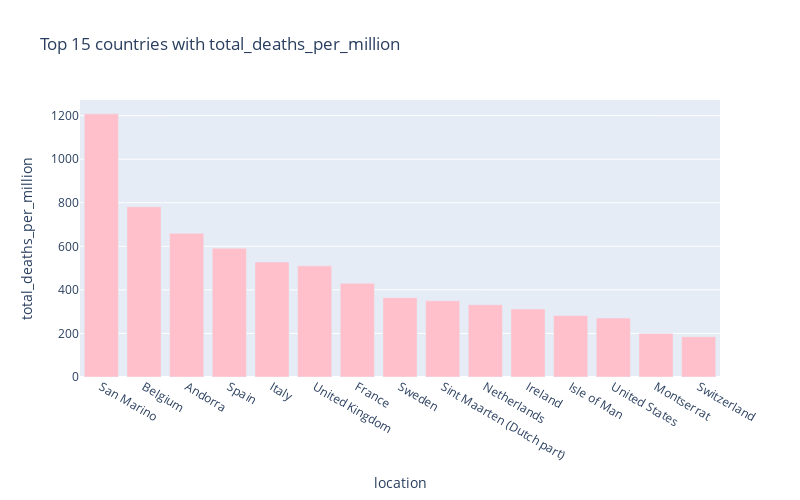

Notebook source saved alongside this figure:
### Markdown cell above
## Analysing aged_65_older and total_deaths_per_million

### Code cell
sorted_country_df = data.sort_values('total_deaths_per_million', ascending= False)
px.bar(
    sorted_country_df.head(15),
    x = "location",
    y = "total_deaths_per_million",
    title= "Top 15 countries with total_deaths_per_million", # the axis names
    color_discrete_sequence=["pink"], 
    height=500,
    width=800
)

### Figure 1 — Plotly figure (JSON) as saved in the notebook; plotly's stock layout.template omitted (floating-point values rounded to 4 significant figures)
{"data": [{"alignmentgroup": "True", "hovertemplate": "location=%{x}<br>total_deaths_per_million=%{y}<extra></extra>", "legendgroup": "", "marker": {"color": "pink"}, "name": "", "offsetgroup": "", "orientation": "v", "showlegend": false, "textposition": "auto", "type": "bar", "x": ["San Marino", "Belgium", "Andorra", "Spain", "Italy", "United Kingdom", "France", "Sweden", "Sint Maarten (Dutch part)", "Netherlands", "Ireland", "Isle of Man", "United States", "Montserrat", "Switzerland"], "xaxis": "x", "y": [1208.0, 781.0, 660.1, 591.4, 527.7, 510.2, 430.6, 364.3, 349.8, 331.5, 312.5, 282.2, 270.6, 200.0, 185.1], "yaxis": "y"}], "layout": {"barmode": "relative", "height": 500, "legend": {"tracegroupgap": 0}, "title": {"text": "Top 15 countries with total_deaths_per_million"}, "width": 800, "xaxis": {"anchor": "y", "domain": [0, 1], "title": {"text": "location"}}, "yaxis": {"anchor": "x", "domain": [0, 1], "title": {"text": "total_deaths_per_million"}}}}
